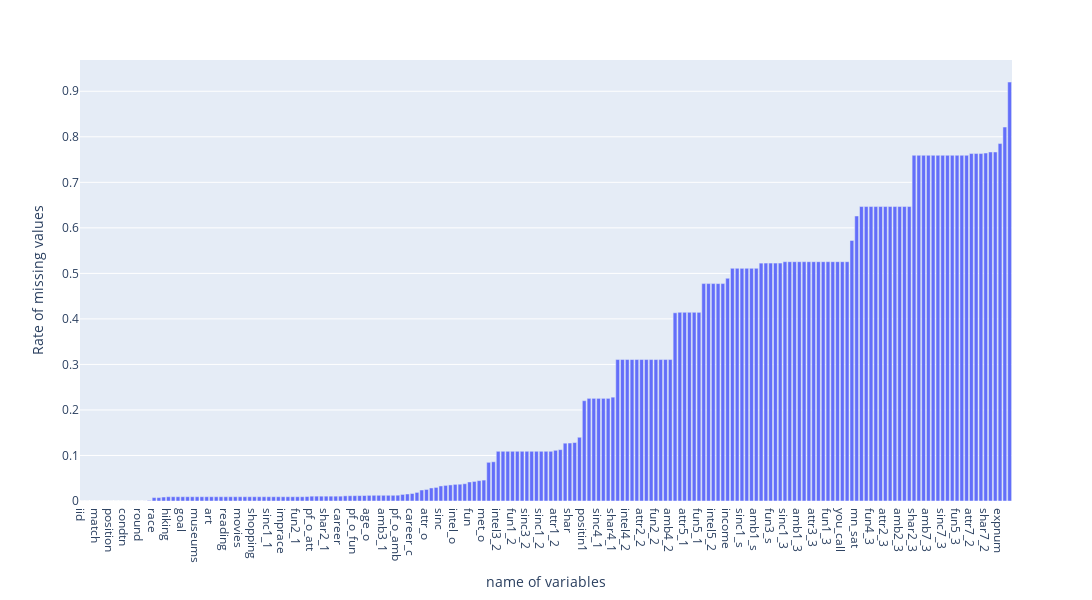

This figure's notebook cell:
### Code cell
# I use a Bar plot from plotly.express to plot the Rate of missing values for each column
fig = px.bar(df_nan , labels = dict(index = "name of variables",value = "Rate of missing values"), width=1500, height=600)
fig.layout.showlegend = False

fig.show()

### Figure 1 — Plotly figure (JSON) as saved in the notebook; plotly's stock layout.template omitted (floating-point values rounded to 4 significant figures; data arrays with more than 128 entries replaced by an {"elided": "..."} marker saying what was removed)
{"data": [{"alignmentgroup": "True", "hovertemplate": "variable=0<br>name of variables=%{x}<br>Rate of missing values=%{y}<extra></extra>", "legendgroup": "0", "marker": {"color": "#636efa", "pattern": {"shape": ""}}, "name": "0", "offsetgroup": "0", "orientation": "v", "showlegend": true, "textposition": "auto", "type": "bar", "x": {"elided": "195 str values"}, "xaxis": "x", "y": {"elided": "195 float values"}, "yaxis": "y"}], "layout": {"barmode": "relative", "height": 600, "legend": {"title": {"text": "variable"}, "tracegroupgap": 0}, "margin": {"t": 60}, "showlegend": false, "width": 1500, "xaxis": {"anchor": "y", "domain": [0, 1], "title": {"text": "name of variables"}}, "yaxis": {"anchor": "x", "domain": [0, 1], "title": {"text": "Rate of missing values"}}}}
